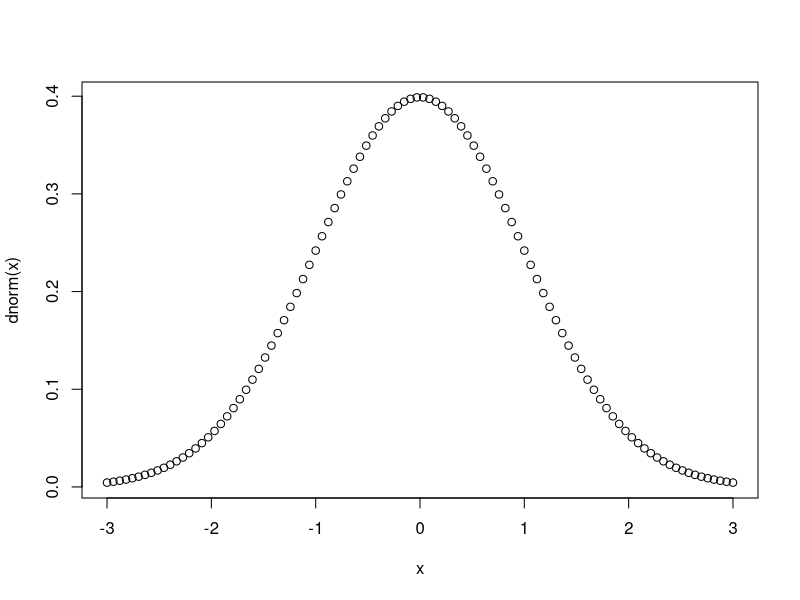
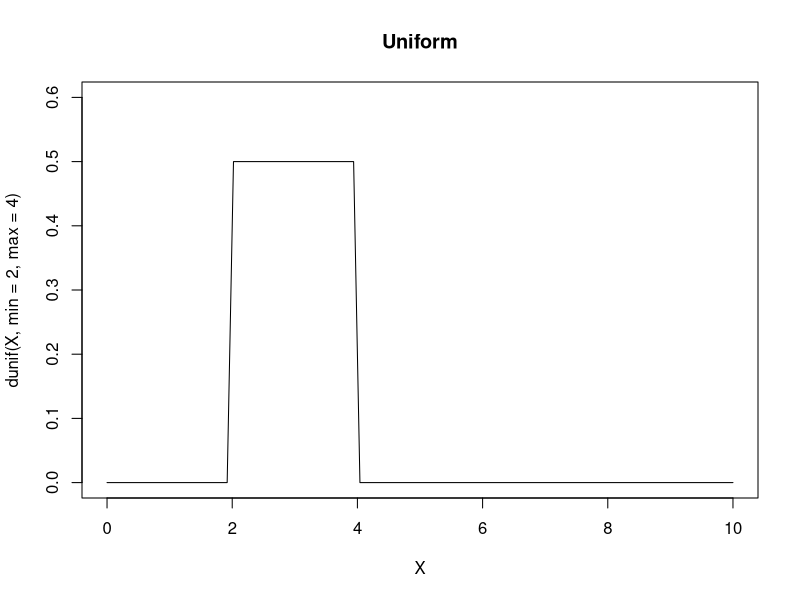
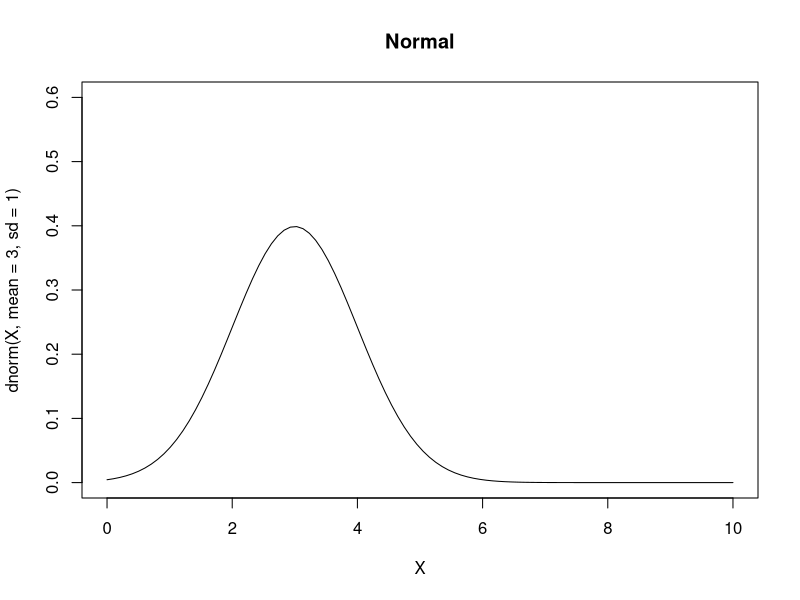
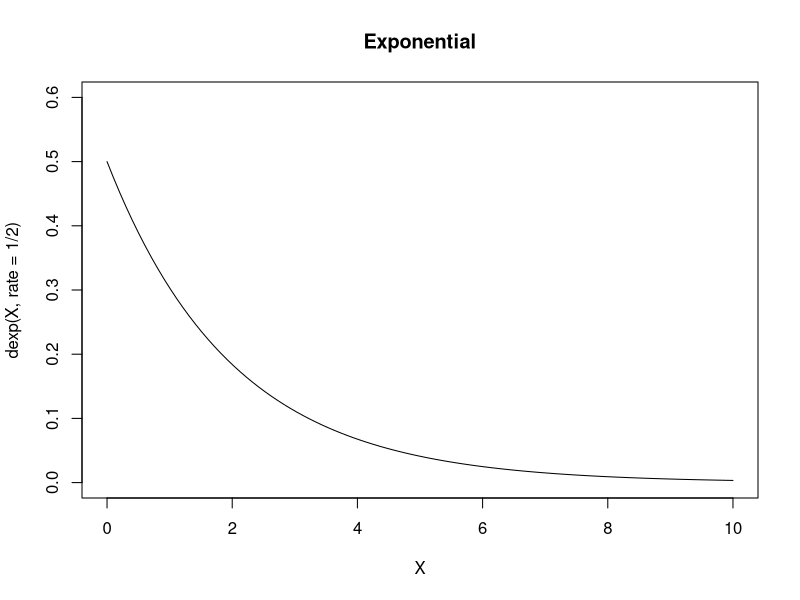
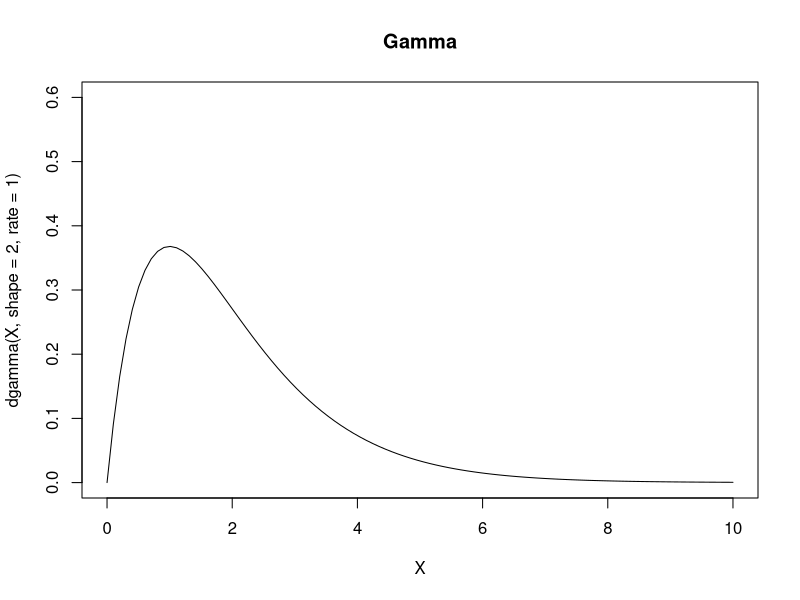

R code for these plots, in order:
# CHAPTER: PROBABLITY

# Names of Distributions: 
# dnorm- Normal Density, pnorm- Normal Distribution function, qnorm- Normal quantile function
# rnorm- Normal random variable, binorm- Binomal, geom- Geometeric, hyper- Hypergeometric
# nbinorm- Negative binomial, pois- Poisson, gamma- Gamma, logis- Logistic, norm- Normal

#8.1 COUNTING THE NUMBER OF COMBINATIONS
choose(5,3)  # way of combination 3 out of 5

# GENERATING COMBINATIONS
combn(1:5,3)  # all combinatins of the numbers 1 through 5 taken 3 at a time.

# 8.3 GENERATING RANDOM NUMBER
runif(10) # to generate 10 random number
runif(5,min = -5,max = 5)
rnorm(1) # one standard normal variate
rnorm(1,mean=100, sd=15)
rbinom(1,size = 10, prob = 0.5) # one binomal variate
rpois(1,lambda = 10) # one poison variate
rexp(1,rate = 0.1)
rgamma(1,shape = 2,rate = 0.1)

# 8.4 GENERATING REPRODUCIABLE RANDOM NUMBERS
set.seed(165)
runif(10)
set.seed(165) # Initialize the random from where it will start
runif(10) # calling the initialize after calling the set.seed funcition. 

#8.5 GENERATING A RANDOM SAPLE
library(MASS)
data(Cars93)
sample(Cars93$Min.Price,10) # 10 random sample, each run it wil give different result

# 8.6  Generating random Sequence
sample(c('H','T'),10, replace = TRUE)
sample(c('H','T'),10, replace = TRUE, prob = c(0.2,0.8))
rbinom(10,1,0.8) # random binomial of 10 number of probablity 0.8

# 8.7 RANDOMLY PERMUTING A VECTOR
sample(1:10)

#8.8 CALCULATING PROBABLITIES FOR DISTRIBUTION PROBABLITIES. 
dbinom(7,size = 10, prob = 0.5) # simple probablity of binomial distribution
pbinom(7,size = 10, prob = 0.5) # cumulative probablity of binomial distribution

#8.9 CALCULATING PROBABLITIES OF CONTINEOUS DISTRIBUTIONS
pnorm(66, mean = 70, sd=3) # normal probablity
pexp(20, rate = 1/40) # exponential probablity

# 8.10 CONVERTING PROBABILISTIC TO QUANTILES 
qnorm(0.05, mean = 100, sd=15) # quantiles functions for normal distributions

#8.11 PLOTING A DENSITY FUNCTION
x=seq(from=-3, to=+3, length.out=100)
plot(x,dnorm(x)) # plotting x sequence with dnorm(x) 
par(mfow=c(2,2))
X=seq(from=0, to=10, length.out=100)
ylim=c(0,0.6)
# Gamma function
plot(X,dunif(X,min = 2, max = 4),main = 'Uniform', type =  'l', ylim = ylim) 
plot(X,dnorm(X, mean = 3, sd = 1),main = 'Normal', type =  'l', ylim = ylim) 
plot(X,dexp(X, rate = 1/2),main = 'Exponential', type =  'l', ylim = ylim) 
plot(X,dgamma(X,shape = 2, rate = 1),main = 'Gamma', type =  'l', ylim = ylim) 
